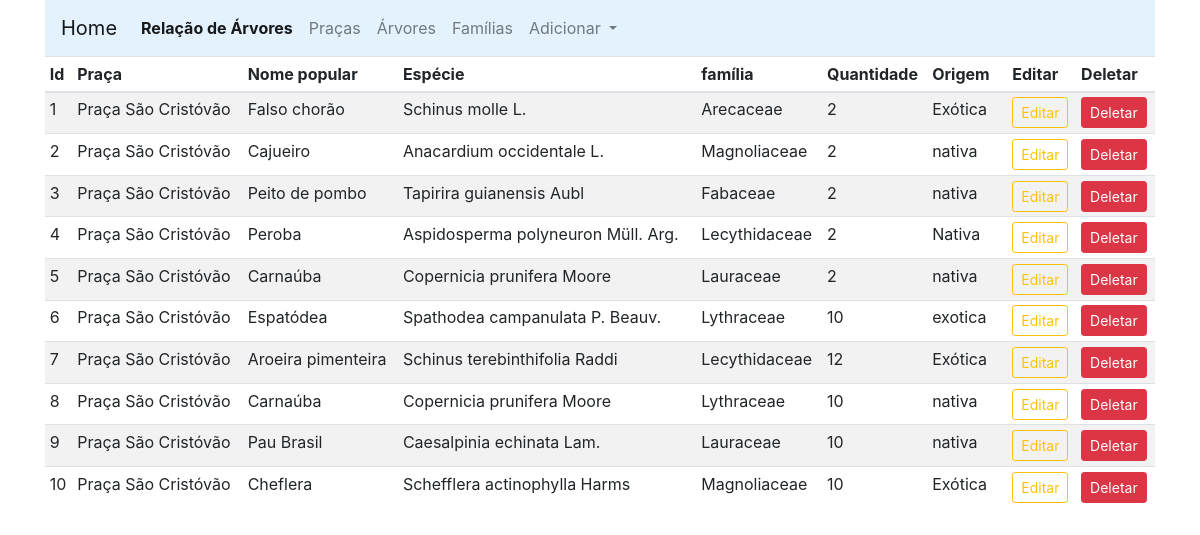
Page /admin (signed in) on the earlier database version.
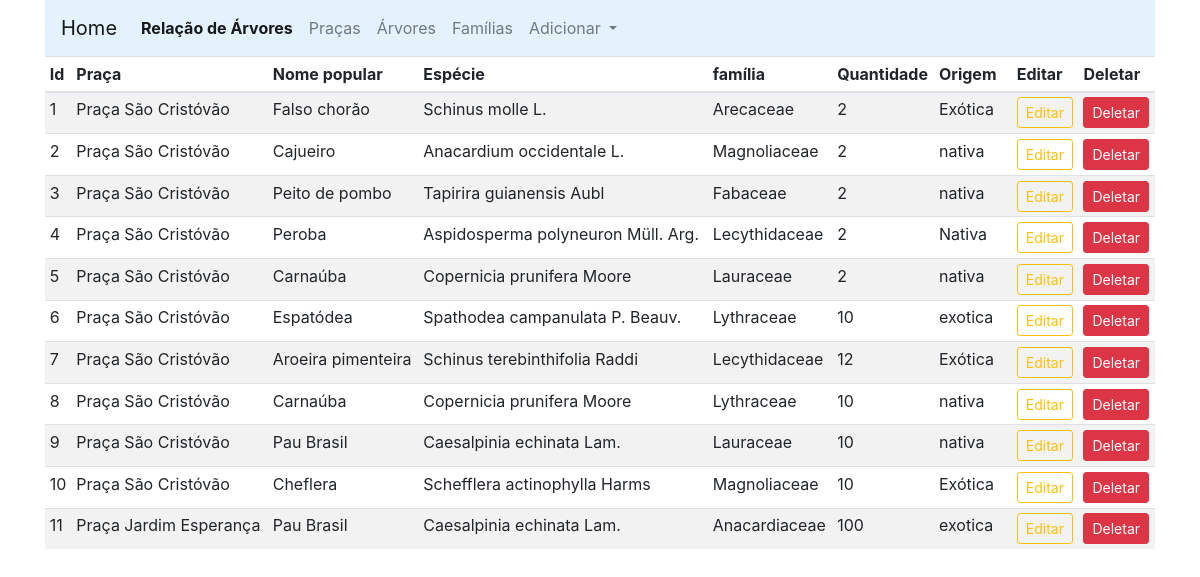
Same page on the later database version.
### app_arbo/trees/models.py (models this page shows, shortened)
class Addarvore(db.Model):
    id = db.Column(db.Integer, primary_key=True)
    qtd = db.Column(db.Integer, nullable=False)
    origem = db.Column(db.String(80), nullable=False)
    praca_id = db.Column(db.Integer, db.ForeignKey('praca.id'),nullable=False)
    praca = db.relationship('Praca', backref=db.backref('pracas', lazy=True))
    arvore_id = db.Column(db.Integer, db.ForeignKey('arvore.id'),nullable=False)
    arvore = db.relationship('Arvore', backref=db.backref('arvores', lazy=True))
    familia_id = db.Column(db.Integer, db.ForeignKey('familia.id'),nullable=False)
    familia = db.relationship('Familia', backref=db.backref('familias', lazy=True))

class Praca(db.Model):
    id=db.Column(db.Integer,primary_key=True)
    name=db.Column(db.String(30),nullable=False,unique=True)
    end=db.Column(db.String(100),nullable=False,unique=False)
    desc=db.Column(db.String(500),nullable=False,unique=False)
    image_1=db.Column(db.String(30),nullable=False,unique=True)
    image_2=db.Column(db.String(30),nullable=False,unique=True)
    image_3=db.Column(db.String(30),nullable=False,unique=True)

class Arvore (db.Model):
    id=db.Column(db.Integer,primary_key=True)
    name=db.Column(db.String(30),nullable=False,unique=True)
    especie=db.Column(db.String(100),nullable=False,unique=True) #teste

class Familia(db.Model):
    id=db.Column(db.Integer,primary_key=True)
    name=db.Column(db.String(30),nullable=False,unique=True)

### app_arbo/admin/rotas.py (the view)
@app.route('/admin')
def admin():
    if 'email' not in session:
        flash(f'Favor faça seu login no sistema.', 'success')
        return redirect(url_for('login'))
    arvores = Addarvore.query.all()
    return render_template('admin/index.html', title='Página Administrativa', arvores=arvores)

### app_arbo/templates/admin/index.html (shortened to what this page needs)
{% extends 'layouts.html' %}
{% block content %}
<div class="container">
    <nav class="navbar navbar-expand-lg navbar-light" style="background-color: #e3f2fd;">
        <a class="navbar-brand" href="/">Home</a>
        <div class="collapse navbar-collapse" id="navbarSupportedContent">
          <ul class="navbar-nav mr-auto">
            <li class="nav-item active">
              <a class="nav-link" href="/admin"><strong>Relação de Árvores</strong><span class="sr-only">(current)</span></a>
            </li>
            <li class="nav-item">
              <a class="nav-link" href="/pracas">Praças</a>
            </li>
            <li class="nav-item">
              <a class="nav-link" href="/arvores">Árvores</a>
            </li>
            <li class="nav-item">
              <a class="nav-link" href="/familias">Famílias</a>
            <li class="nav-item dropdown">
              <a class="nav-link dropdown-toggle" href="#" id="navbarDropdown" role="button" data-toggle="dropdown" aria-haspopup="true" aria-expanded="false">
                Adicionar
              </a>
          </ul>
        </div>
      </nav>
    <table class="table table-sm table-striped">
        <thead>
            <th>Id</th>
            <th>Praça</th>
            <th>Nome popular</th>
            <th>Espécie</th>
            <th>família</th>
            <th>Quantidade</th>
            <th>Origem</th>
            <th></th>
            <th>Editar</th>
            <th>Deletar</th>
        </thead>
        <tbody>
            {% for arvore in arvores %}
            <tr>
                <td>{{loop.index}}</td>
                <td>{{arvore.praca.name}}</td>
                <td>{{arvore.arvore.name}}</td>
                <td>{{arvore.arvore.especie}}</td>
                <td>{{arvore.familia.name}}</td>
                <td>{{arvore.qtd}}</td>
                <td>{{arvore.origem}}</td>
                <td></td>
                <td><a href="{{url_for('updateaddarvore', id=arvore.id)}}" class="btn btn-sm btn-outline-warning">Editar</a></td>
                <td>
                  <button type="button" class="btn btn-danger btn-sm" data-toggle="modal" data-target="#exampleModal-{{arvore.id}}">
                    Deletar
                  </button>
                  </td>
              </tr>
            {% endfor %}
        </tbody>
    </table>
</div>
{% endblock content %}

### app_arbo/templates/layouts.html (shortened to what this page needs)
<!doctype html>
<html lang="pt-br">
  <head>
    <link rel="stylesheet" href="{{url_for('static', filename='css/bootstrap.min.css')}}">
  </head>
  <body>
{% block content %}
{% endblock content %}
  </body>
</html>

Differences in the rows shown:
added Addarvore: praca.name "Praça Jardim Esperança", arvore.name "Pau Brasil", arvore.especie "Caesalpinia echinata Lam.", familia.name "Anacardiaceae", qtd "100", origem "exotica"
